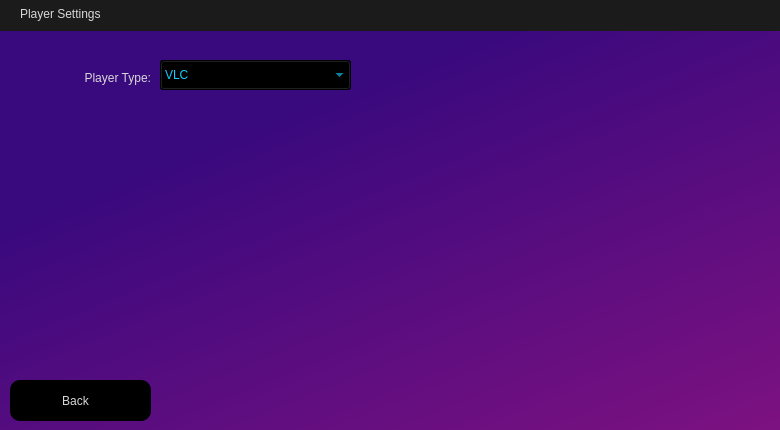
<?xml version="1.0" encoding="UTF-8"?>
<ui version="4.0">
 <class>PlayerSettings</class>
 <widget class="QWidget" name="PlayerSettings">
  <property name="geometry">
   <rect>
    <x>0</x>
    <y>0</y>
    <width>780</width>
    <height>430</height>
   </rect>
  </property>
  <property name="windowTitle">
   <string>Form</string>
  </property>
  <property name="styleSheet">
   <string notr="true">/*background-color: rgb(42, 42, 42);*/

QLabel
{
	color: rgb(216, 216, 216);
}

QPushButton 
{	
	color: rgb(216, 216, 216);
	background-color: rgb(0, 0, 0);
	border-radius: 10px;
}

QPushButton:hover 
{
	background-color: rgb(35, 11, 63);
}

QPushButton:disabled
{
	color: rgb(73, 73, 73);
}

QPushButton:pressed 
{
	background-color: rgb(82, 26, 149);
}

QTableWidget
{
	background-color: rgb(0, 0, 0);
}

QTableWidget::item::selected
{
	background-color: rgb(0, 58, 201);
}

QHeaderView::section
{
	background-color: rgb(20, 6, 36);
}

QHeaderView
{
	background-color: rgb(30, 30, 30);
}

QLineEdit
{
	color: rgb(216, 216, 216);
	background-color: rgb(0, 0, 0);
	padding-left:10px;
}

QTextEdit
{
	color: rgb(216, 216, 216);
	background-color: rgb(0, 0, 0);
	padding-left:25px;
}

QComboBox
{
	color: rgb(216, 216, 216);
	background-color: rgb(0, 0, 0);
}

QComboBox QAbstractItemView {
 	border: 1px solid grey;
 	/*background: black;*/
	selection-color: rgb(216, 216, 216);
  	background-color: rgb(30, 30, 30);
}
</string>
  </property>
  <widget class="QWidget" name="Titlebar_widget" native="true">
   <property name="geometry">
    <rect>
     <x>0</x>
     <y>0</y>
     <width>781</width>
     <height>31</height>
    </rect>
   </property>
   <property name="styleSheet">
    <string notr="true">background-color: rgb(27, 27, 27);</string>
   </property>
   <widget class="QLabel" name="Titlebar_label">
    <property name="geometry">
     <rect>
      <x>20</x>
      <y>0</y>
      <width>251</width>
      <height>21</height>
     </rect>
    </property>
    <property name="text">
     <string>Player Settings</string>
    </property>
    <property name="alignment">
     <set>Qt::AlignmentFlag::AlignBottom|Qt::AlignmentFlag::AlignLeading|Qt::AlignmentFlag::AlignLeft</set>
    </property>
   </widget>
  </widget>
  <widget class="QPushButton" name="Back_button">
   <property name="geometry">
    <rect>
     <x>10</x>
     <y>380</y>
     <width>141</width>
     <height>41</height>
    </rect>
   </property>
   <property name="text">
    <string>  Back     </string>
   </property>
   <property name="icon">
    <iconset resource="resources.qrc">
     <normaloff>:/icons/icons/white-left-arrow.png</normaloff>
     <disabledoff>:/icons/icons/white-left-arrow-disabled.png</disabledoff>:/icons/icons/white-left-arrow.png</iconset>
   </property>
   <property name="iconSize">
    <size>
     <width>15</width>
     <height>15</height>
    </size>
   </property>
  </widget>
  <widget class="QComboBox" name="PlayerType_combobox">
   <property name="geometry">
    <rect>
     <x>160</x>
     <y>60</y>
     <width>191</width>
     <height>30</height>
    </rect>
   </property>
   <property name="styleSheet">
    <string notr="true">color: rgb(20, 205, 255); 
</string>
   </property>
   <item>
    <property name="text">
     <string>VLC</string>
    </property>
   </item>
   <item>
    <property name="text">
     <string>QTMEDIA</string>
    </property>
   </item>
  </widget>
  <widget class="QLabel" name="PlayerType_label">
   <property name="geometry">
    <rect>
     <x>20</x>
     <y>70</y>
     <width>131</width>
     <height>16</height>
    </rect>
   </property>
   <property name="text">
    <string>Player Type:</string>
   </property>
   <property name="alignment">
    <set>Qt::AlignmentFlag::AlignRight|Qt::AlignmentFlag::AlignTrailing|Qt::AlignmentFlag::AlignVCenter</set>
   </property>
  </widget>
  <widget class="QWidget" name="background_widget" native="true">
   <property name="geometry">
    <rect>
     <x>0</x>
     <y>30</y>
     <width>801</width>
     <height>421</height>
    </rect>
   </property>
   <property name="styleSheet">
    <string notr="true">background-color: qlineargradient(spread:pad, x1:0.369, y1:0.182, x2:1, y2:1, stop:0 rgba(57, 9, 126, 255), stop:1 rgba(129, 18, 129, 255));</string>
   </property>
  </widget>
  <zorder>background_widget</zorder>
  <zorder>Titlebar_widget</zorder>
  <zorder>Back_button</zorder>
  <zorder>PlayerType_combobox</zorder>
  <zorder>PlayerType_label</zorder>
 </widget>
 <resources>
  <include location="resources.qrc"/>
 </resources>
 <connections/>
</ui>
